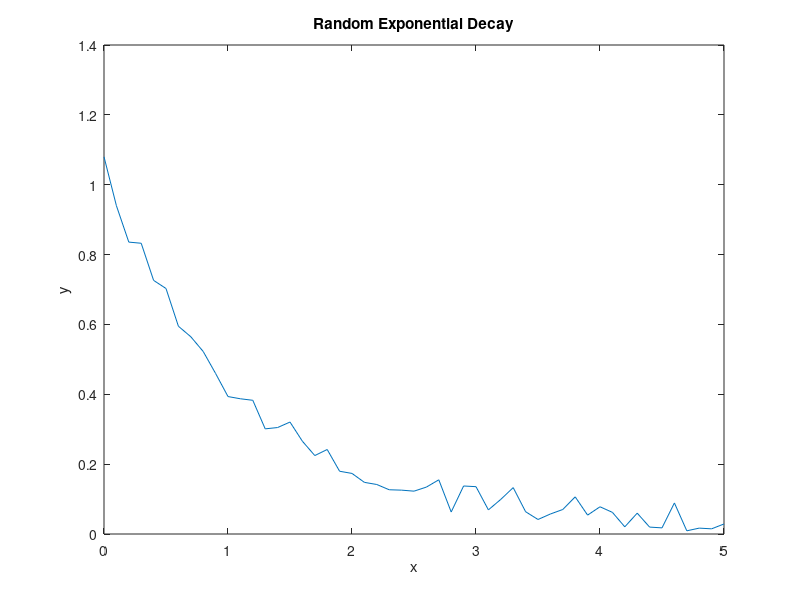

MATLAB code for this plot:
% Day 046: Random Exponential Data
x = 0:0.1:5;
y = exp(-x) + rand(size(x))*0.1;
plot(x, y);
title('Random Exponential Decay');
xlabel('x'); ylabel('y');
